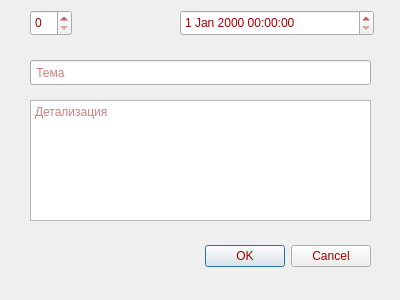
<?xml version="1.0" encoding="UTF-8"?>
<ui version="4.0">
 <class>TaskWindow</class>
 <widget class="QDialog" name="TaskWindow">
  <property name="geometry">
   <rect>
    <x>0</x>
    <y>0</y>
    <width>400</width>
    <height>300</height>
   </rect>
  </property>
  <property name="windowTitle">
   <string>Dialog</string>
  </property>
  <property name="styleSheet">
   <string notr="true">border-image: url(:/task.jpg);
color: rgb(164, 0, 0);</string>
  </property>
  <widget class="QDialogButtonBox" name="buttonBox">
   <property name="geometry">
    <rect>
     <x>30</x>
     <y>240</y>
     <width>341</width>
     <height>32</height>
    </rect>
   </property>
   <property name="styleSheet">
    <string notr="true">border-image: none</string>
   </property>
   <property name="orientation">
    <enum>Qt::Horizontal</enum>
   </property>
   <property name="standardButtons">
    <set>QDialogButtonBox::Cancel|QDialogButtonBox::Ok</set>
   </property>
  </widget>
  <widget class="QDateTimeEdit" name="dateTimeEdit">
   <property name="geometry">
    <rect>
     <x>180</x>
     <y>10</y>
     <width>194</width>
     <height>26</height>
    </rect>
   </property>
   <property name="styleSheet">
    <string notr="true">border-image: none</string>
   </property>
  </widget>
  <widget class="QLineEdit" name="lineEditName">
   <property name="geometry">
    <rect>
     <x>30</x>
     <y>60</y>
     <width>341</width>
     <height>25</height>
    </rect>
   </property>
   <property name="styleSheet">
    <string notr="true">border-image: none</string>
   </property>
   <property name="placeholderText">
    <string> Тема</string>
   </property>
  </widget>
  <widget class="QSpinBox" name="spinBoxId">
   <property name="geometry">
    <rect>
     <x>30</x>
     <y>10</y>
     <width>42</width>
     <height>26</height>
    </rect>
   </property>
   <property name="maximum">
    <number>120</number>
   </property>
  </widget>
  <widget class="QTextEdit" name="textEditDescription">
   <property name="geometry">
    <rect>
     <x>30</x>
     <y>100</y>
     <width>341</width>
     <height>121</height>
    </rect>
   </property>
   <property name="styleSheet">
    <string notr="true">border-image: none;</string>
   </property>
   <property name="placeholderText">
    <string>Детализация</string>
   </property>
  </widget>
 </widget>
 <resources/>
 <connections>
  <connection>
   <sender>buttonBox</sender>
   <signal>rejected()</signal>
   <receiver>TaskWindow</receiver>
   <slot>reject()</slot>
   <hints>
    <hint type="sourcelabel">
     <x>316</x>
     <y>260</y>
    </hint>
    <hint type="destinationlabel">
     <x>286</x>
     <y>274</y>
    </hint>
   </hints>
  </connection>
 </connections>
</ui>
